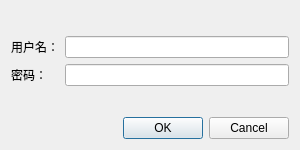
<?xml version="1.0" encoding="UTF-8"?>
<ui version="4.0">
 <class>LoginDialog</class>
 <widget class="QDialog" name="LoginDialog">
  <property name="geometry">
   <rect>
    <x>0</x>
    <y>0</y>
    <width>300</width>
    <height>150</height>
   </rect>
  </property>
  <property name="windowTitle">
   <string>登陆</string>
  </property>
  <layout class="QGridLayout" name="gridLayout">
   <item row="1" column="1">
    <widget class="QLineEdit" name="usernameLineEdit"/>
   </item>
   <item row="2" column="0">
    <widget class="QLabel" name="passwordLabel">
     <property name="text">
      <string>密码：</string>
     </property>
    </widget>
   </item>
   <item row="2" column="1">
    <widget class="QLineEdit" name="passwordLineEdit">
     <property name="echoMode">
      <enum>QLineEdit::Password</enum>
     </property>
    </widget>
   </item>
   <item row="4" column="1">
    <widget class="QDialogButtonBox" name="buttonBox">
     <property name="orientation">
      <enum>Qt::Horizontal</enum>
     </property>
     <property name="standardButtons">
      <set>QDialogButtonBox::Cancel|QDialogButtonBox::Ok</set>
     </property>
    </widget>
   </item>
   <item row="3" column="1">
    <spacer name="verticalSpacerTop">
     <property name="orientation">
      <enum>Qt::Vertical</enum>
     </property>
     <property name="sizeHint" stdset="0">
      <size>
       <width>20</width>
       <height>40</height>
      </size>
     </property>
    </spacer>
   </item>
   <item row="1" column="0">
    <widget class="QLabel" name="usernameLabel">
     <property name="text">
      <string>用户名：</string>
     </property>
    </widget>
   </item>
   <item row="0" column="1">
    <spacer name="verticalSpacerBottom">
     <property name="orientation">
      <enum>Qt::Vertical</enum>
     </property>
     <property name="sizeHint" stdset="0">
      <size>
       <width>20</width>
       <height>40</height>
      </size>
     </property>
    </spacer>
   </item>
  </layout>
 </widget>
 <resources/>
 <connections>
  <connection>
   <sender>buttonBox</sender>
   <signal>accepted()</signal>
   <receiver>LoginDialog</receiver>
   <slot>accept()</slot>
   <hints>
    <hint type="sourcelabel">
     <x>248</x>
     <y>254</y>
    </hint>
    <hint type="destinationlabel">
     <x>157</x>
     <y>274</y>
    </hint>
   </hints>
  </connection>
  <connection>
   <sender>buttonBox</sender>
   <signal>rejected()</signal>
   <receiver>LoginDialog</receiver>
   <slot>reject()</slot>
   <hints>
    <hint type="sourcelabel">
     <x>316</x>
     <y>260</y>
    </hint>
    <hint type="destinationlabel">
     <x>286</x>
     <y>274</y>
    </hint>
   </hints>
  </connection>
 </connections>
</ui>
